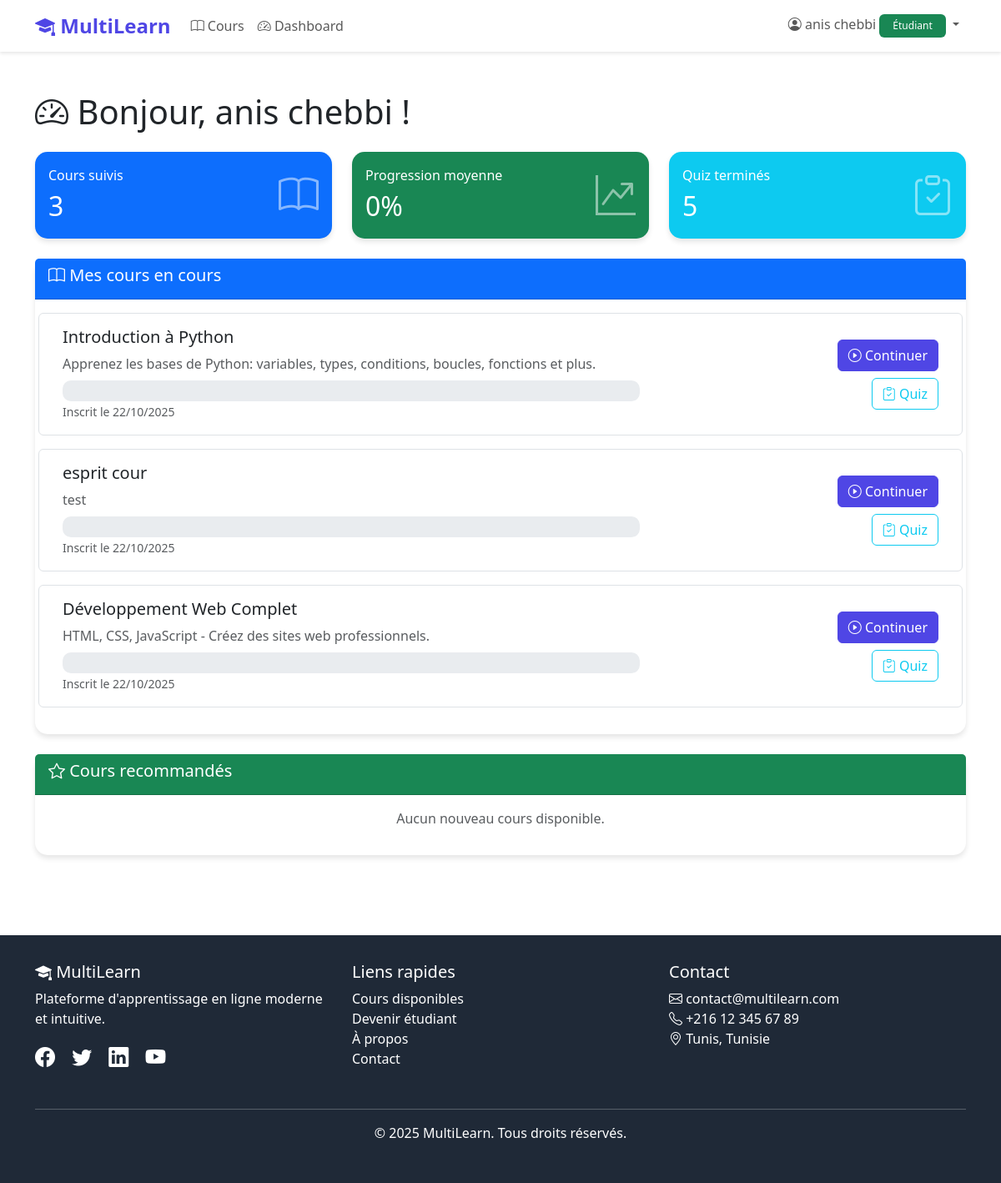
Screenshot of /dashboard/ (signed in) with the database file from the repository.
### myapp/models.py (models this page shows, shortened)
class User(AbstractUser):
    ROLE_CHOICES = [
        ('ADMIN', 'Administrateur'),
        ('TEACHER', 'Enseignant'),
        ('STUDENT', 'Étudiant'),
    ]
    role = models.CharField(max_length=10, choices=ROLE_CHOICES, default='STUDENT')
    phone = models.CharField(max_length=20, blank=True, null=True)
    bio = models.TextField(blank=True, null=True)
    profile_picture = models.ImageField(upload_to='profiles/', blank=True, null=True)
    created_at = models.DateTimeField(auto_now_add=True)
    class Meta:
        db_table = 'users'
        verbose_name = 'Utilisateur'
        verbose_name_plural = 'Utilisateurs'

class Enrollment(models.Model):
    student = models.ForeignKey(User, on_delete=models.CASCADE, related_name='enrollments')
    course = models.ForeignKey(Course, on_delete=models.CASCADE, related_name='enrollments')
    progress = models.FloatField(default=0.0, validators=[MinValueValidator(0.0), MaxValueValidator(100.0)])
    completed = models.BooleanField(default=False)
    enrolled_at = models.DateTimeField(auto_now_add=True)
    completed_at = models.DateTimeField(blank=True, null=True)
    last_accessed = models.DateTimeField(auto_now=True)
    class Meta:
        db_table = 'enrollments'
        verbose_name = 'Inscription'
        verbose_name_plural = 'Inscriptions'
        unique_together = ['student', 'course']

class Course(models.Model):
    STATUS_CHOICES = [
        ('DRAFT', 'Brouillon'),
        ('PUBLISHED', 'Publié'),
        ('ARCHIVED', 'Archivé'),
    ]
    title = models.CharField(max_length=200)
    description = models.TextField()
    teacher = models.ForeignKey(User, on_delete=models.CASCADE, related_name='courses_taught')
    content = models.TextField(help_text="Contenu complet du cours (texte, liens, etc.)")
    files = models.FileField(upload_to='courses/files/', blank=True, null=True, help_text="Fichiers du cours (PDF, ZIP, etc.)")
    status = models.CharField(max_length=10, choices=STATUS_CHOICES, default='DRAFT')
    level = models.CharField(max_length=50, blank=True, null=True)
    duration_hours = models.IntegerField(blank=True, null=True)
    cover_image = models.ImageField(upload_to='courses/', blank=True, null=True)
    students = models.ManyToManyField(User, through='Enrollment', related_name='enrolled_courses')
    created_at = models.DateTimeField(auto_now_add=True)
    updated_at = models.DateTimeField(auto_now=True)
    class Meta:
        db_table = 'courses'
        verbose_name = 'Cours'
        verbose_name_plural = 'Cours'
        ordering = ['-created_at']

### myapp/views.py (the view, shortened to what this page needs)
# urls.py: path('dashboard/', views.dashboard, name='dashboard'),
@login_required
def dashboard(request):
    user = request.user
    context = {'user': user}
    if user.role == 'ADMIN':
        context.update({
            'total_users': User.objects.count(),
            'total_courses': Course.objects.count(),
            'total_enrollments': Enrollment.objects.count(),
            'total_quizzes': Quiz.objects.count(),
            'recent_users': User.objects.order_by('-date_joined')[:5],
            'recent_courses': Course.objects.order_by('-created_at')[:5],
        })
        return render(request, 'dashboard_admin.html', context)
    else:  # STUDENT
        enrollments = user.enrollments.select_related('course').all()
        context.update({
            'enrollments': enrollments,
            'total_courses': enrollments.count(),
            'avg_progress': enrollments.aggregate(Avg('progress'))['progress__avg'] or 0,
            'completed_quizzes': QuizResult.objects.filter(student=user).count(),
            'available_courses': Course.objects.filter(
                status='PUBLISHED'
            ).exclude(
                id__in=enrollments.values_list('course_id', flat=True)
            )[:6],
        })
        return render(request, 'dashboard_student.html', context)

### myapp/templates/dashboard_student.html (shortened to what this page needs)
{% extends 'base.html' %}
{% block content %}
<div class="container my-5">
    <h1 class="mb-4">
        <i class="bi bi-speedometer2"></i> Bonjour, {{ user.get_full_name }} !
    </h1>
    <div class="row g-4 mb-4">
        <div class="col-md-4">
            <div class="card bg-primary text-white">
                <div class="card-body">
                    <div class="d-flex justify-content-between align-items-center">
                        <div>
                            <h6 class="mb-0">Cours suivis</h6>
                            <h2 class="mb-0 mt-2">{{ total_courses }}</h2>
                        </div>
                        <i class="bi bi-book" style="font-size: 3rem; opacity: 0.5;"></i>
                    </div>
                </div>
            </div>
        </div>
        <div class="col-md-4">
            <div class="card bg-success text-white">
                <div class="card-body">
                    <div class="d-flex justify-content-between align-items-center">
                        <div>
                            <h6 class="mb-0">Progression moyenne</h6>
                            <h2 class="mb-0 mt-2">{{ avg_progress|floatformat:0 }}%</h2>
                        </div>
                        <i class="bi bi-graph-up-arrow" style="font-size: 3rem; opacity: 0.5;"></i>
                    </div>
                </div>
            </div>
        </div>
        <div class="col-md-4">
            <div class="card bg-info text-white">
                <div class="card-body">
                    <div class="d-flex justify-content-between align-items-center">
                        <div>
                            <h6 class="mb-0">Quiz terminés</h6>
                            <h2 class="mb-0 mt-2">{{ completed_quizzes }}</h2>
                        </div>
                        <i class="bi bi-clipboard-check" style="font-size: 3rem; opacity: 0.5;"></i>
                    </div>
                </div>
            </div>
        </div>
    </div>
    <div class="card mb-4">
        <div class="card-header bg-primary text-white">
            <h5><i class="bi bi-book"></i> Mes cours en cours</h5>
        </div>
        <div class="card-body">
            {% if enrollments %}
            {% for enrollment in enrollments %}
            <div class="row align-items-center mb-3 p-3 border rounded">
                <div class="col-md-8">
                    <h5>{{ enrollment.course.title }}</h5>
                    <p class="text-muted mb-2">{{ enrollment.course.description|truncatewords:20 }}</p>
                    <div class="progress" style="height: 25px;">
                    </div>
                    <small class="text-muted">
                        Inscrit le {{ enrollment.enrolled_at|date:"d/m/Y" }}
                    </small>
                </div>
                <div class="col-md-4 text-end">
                    <a href="{% url 'course_detail' enrollment.course.id %}" class="btn btn-primary mb-2">
                        <i class="bi bi-play-circle"></i> Continuer
                    </a>
                    <br>
                    <a href="{% url 'quiz_list' enrollment.course.id %}" class="btn btn-outline-info">
                        <i class="bi bi-clipboard-check"></i> Quiz
                    </a>
                </div>
            </div>
            {% endfor %}
            {% endif %}
        </div>
    </div>
    <div class="card">
        <div class="card-header bg-success text-white">
            <h5><i class="bi bi-star"></i> Cours recommandés</h5>
        </div>
        <div class="card-body">
            {% if available_courses %}
            <div class="row g-3">
                {% for course in available_courses %}
                <div class="col-md-4">
                    <div class="card h-100">
                        {% if course.cover_image %}
                        <img src="{{ course.cover_image.url }}" class="card-img-top" alt="{{ course.title }}"
                            style="height: 150px; object-fit: cover;">
                        {% else %}
                        <div class="card-img-top bg-gradient d-flex align-items-center justify-content-center"
                            style="height: 150px; background: linear-gradient(135deg, #667eea 0%, #764ba2 100%);">
                            <i class="bi bi-book-fill text-white" style="font-size: 3rem;"></i>
                        </div>
                        {% endif %}
                        <div class="card-body">
                            <span class="badge bg-info mb-2">{{ course.level }}</span>
                            <h6 class="card-title">{{ course.title }}</h6>
                            <p class="card-text small text-muted">{{ course.description|truncatewords:10 }}</p>
                        </div>
                        <div class="card-footer bg-white">
                            <a href="{% url 'course_detail' course.id %}" class="btn btn-sm btn-outline-primary w-100">
                                Découvrir
                            </a>
                        </div>
                    </div>
                </div>
                {% endfor %}
            </div>
            <div class="text-center mt-3">
                <a href="{% url 'course_list' %}" class="btn btn-outline-success">
                    Voir tous les cours <i class="bi bi-arrow-right"></i>
                </a>
            </div>
            {% else %}
            <p class="text-center text-muted">Aucun nouveau cours disponible.</p>
            {% endif %}
        </div>
    </div>
</div>
{% endblock %}

### myapp/templates/base.html (shortened to what this page needs)
<!DOCTYPE html>
<html lang="fr">
<head>
    <link href="https://cdn.jsdelivr.net/npm/bootstrap@5.3.2/dist/css/bootstrap.min.css" rel="stylesheet">
    <link rel="stylesheet" href="https://cdn.jsdelivr.net/npm/bootstrap-icons@1.11.1/font/bootstrap-icons.css">
</head>
<body>
    <nav class="navbar navbar-expand-lg navbar-light bg-white sticky-top">
        <div class="container">
            <a class="navbar-brand" href="{% url 'home' %}">
                <i class="bi bi-mortarboard-fill"></i> MultiLearn
            </a>
            <div class="collapse navbar-collapse" id="navbarNav">
                <ul class="navbar-nav me-auto">
                    <li class="nav-item">
                        <a class="nav-link" href="{% url 'course_list' %}">
                            <i class="bi bi-book"></i> Cours
                        </a>
                    </li>
                    {% if user.is_authenticated %}
                    <li class="nav-item">
                        <a class="nav-link" href="{% url 'dashboard' %}">
                            <i class="bi bi-speedometer2"></i> Dashboard
                        </a>
                    </li>
                    {% endif %}
                </ul>
                <ul class="navbar-nav">
                    {% if user.is_authenticated %}
                    <li class="nav-item dropdown">
                        <a class="nav-link dropdown-toggle" href="#" id="userDropdown" role="button"
                            data-bs-toggle="dropdown">
                            <i class="bi bi-person-circle"></i>
                            {{ user.get_full_name|default:user.username }}
                            {% if user.role == 'ADMIN' %}
                            <span class="badge bg-danger">Admin</span>
                            {% elif user.role == 'TEACHER' %}
                            <span class="badge bg-primary">Enseignant</span>
                            {% else %}
                            <span class="badge bg-success">Étudiant</span>
                            {% endif %}
                        </a>
                    </li>
                    {% endif %}
                </ul>
            </div>
        </div>
    </nav>
    <main>
        {% block content %}{% endblock %}
    </main>
    <footer class="mt-5">
        <div class="container">
            <div class="row">
                <div class="col-md-4 mb-3">
                    <h5><i class="bi bi-mortarboard-fill"></i> MultiLearn</h5>
                    <p>Plateforme d'apprentissage en ligne moderne et intuitive.</p>
                    <div class="mt-3">
                        <a href="#" class="text-white me-3"><i class="bi bi-facebook fs-4"></i></a>
                        <a href="#" class="text-white me-3"><i class="bi bi-twitter fs-4"></i></a>
                        <a href="#" class="text-white me-3"><i class="bi bi-linkedin fs-4"></i></a>
                        <a href="#" class="text-white"><i class="bi bi-youtube fs-4"></i></a>
                    </div>
                </div>
                <div class="col-md-4 mb-3">
                    <h5>Liens rapides</h5>
                    <ul class="list-unstyled">
                        <li><a href="{% url 'course_list' %}" class="text-white text-decoration-none">Cours
                                disponibles</a></li>
                        <li><a href="{% url 'register' %}" class="text-white text-decoration-none">Devenir étudiant</a>
                        </li>
                        <li><a href="#" class="text-white text-decoration-none">À propos</a></li>
                        <li><a href="#" class="text-white text-decoration-none">Contact</a></li>
                    </ul>
                </div>
                <div class="col-md-4 mb-3">
                    <h5>Contact</h5>
                    <ul class="list-unstyled">
                        <li><i class="bi bi-envelope"></i> contact@multilearn.com</li>
                        <li><i class="bi bi-telephone"></i> +216 12 345 67 89</li>
                        <li><i class="bi bi-geo-alt"></i> Tunis, Tunisie</li>
                    </ul>
                </div>
            </div>
            <hr class="bg-white">
            <div class="text-center">
                <p>&copy; 2025 MultiLearn. Tous droits réservés.</p>
            </div>
        </div>
    </footer>
</body>
</html>

### myapp/templates/base.html (style rules this page uses)
:root { --primary-color: #4F46E5; --secondary-color: #10B981; --dark-color: #1F2937; }
body { min-height: 100vh; display: flex; flex-direction: column; }
.navbar-brand { font-weight: bold; font-size: 1.5rem; color: var(--primary-color) !important; }
.btn-primary { background-color: var(--primary-color); border-color: var(--primary-color); }
.card { border: none; border-radius: 15px; box-shadow: 0 4px 6px rgba(0, 0, 0, 0.1); transition: transform 0.3s ease, box-shadow 0.3s ease; }
.badge { padding: 0.5rem 1rem; font-weight: 500; }
.progress { height: 25px; border-radius: 10px; }
.navbar { box-shadow: 0 2px 4px rgba(0, 0, 0, 0.1); }
footer { margin-top: auto; background-color: var(--dark-color); color: white; padding: 2rem 0; }

### rows the page displays
User: get_full_name "anis chebbi"
Enrollment: course "Introduction à Python", course.description "Apprenez les bases de Python: variables, types, conditions, boucles, fonctions et plus.", enrolled_at "22/10/2025"
Enrollment: course "esprit cour", course.description "test", enrolled_at "22/10/2025"
Enrollment: course "Développement Web Complet", course.description "HTML, CSS, JavaScript - Créez des sites web professionnels.", enrolled_at "22/10/2025"

### other values shown
{{ total_courses }} "3"
{{ avg_progress|floatformat:0 }} "0"
{{ completed_quizzes }} "5"
